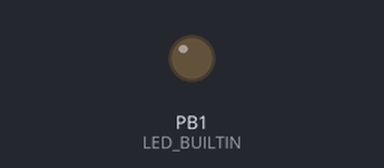
Simulated run of this sketch. Board: ATtiny85, built with avr-gcc and run on an emulated ATtiny85. Shown: output pins drawn as LEDs (lit = HIGH). No radio packets arrive unless stated.

Above: at 0.3 s.
Timing chart, 0 to 1.8 s (numbered marks = the images above):
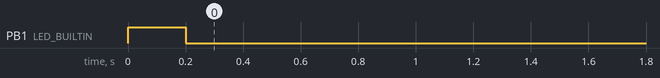

Measured:
- by itself, PB1 (LED_BUILTIN): LOW → HIGH at 0.00 s, → LOW 0.20 s later

The sketch:

ask_receiver.ino
```cpp
// ask_receiver.pde
// -*- mode: C++ -*-
// Simple example of how to use RadioHead to receive messages
// with a simple ASK transmitter in a very simple way.
// Implements a simplex (one-way) receiver with an Rx-B1 module
// Tested on Arduino Mega, Duemilanova, Uno, Due, Teensy, ESP-12

#include <RH_ASK.h>
#ifdef RH_HAVE_HARDWARE_SPI
#include <SPI.h> // Not actually used but needed to compile
#endif

//RH_ASK driver;
// RH_ASK driver(2000, 4, 5, 0); // ESP8266 or ESP32: do not use pin 11 or 2
// RH_ASK driver(2000, 3, 4, 0); // ATTiny, RX on D3 (pin 2 on attiny85) TX on D4 (pin 3 on attiny85),
// RH_ASK driver(2000, PD14, PD13, 0); STM32F4 Discovery: see tx and rx on Orange and Red LEDS
RH_ASK driver(2000,32,34,0);

void setup()
{
#ifdef RH_HAVE_SERIAL
    Serial.begin(115200);	  // Debugging only
#endif
    if (!driver.init())
#ifdef RH_HAVE_SERIAL
         Serial.println("init failed");
#else
	;
#endif

  pinMode(LED_BUILTIN,OUTPUT);
}

long lastReceived=0;
void loop()
{
    uint8_t buf[RH_ASK_MAX_MESSAGE_LEN];
    uint8_t buflen = sizeof(buf);

    if (driver.recv(buf, &buflen)) // Non-blocking
    {


    	int i;

    	// Message with a good checksum received, dump it.
    	driver.printBuffer("Got:", buf, buflen);

      lastReceived=millis();

      #ifdef RH_HAVE_SERIAL
      //    Serial.println(buflen);
          for(int i=0;i<buflen;i++)
          {
            Serial.print((char)buf[i]);
          }
          Serial.println();
      #endif

    }

    if(millis()-lastReceived<200)
      digitalWrite(LED_BUILTIN,HIGH);
    else
      digitalWrite(LED_BUILTIN,LOW);
}
```
